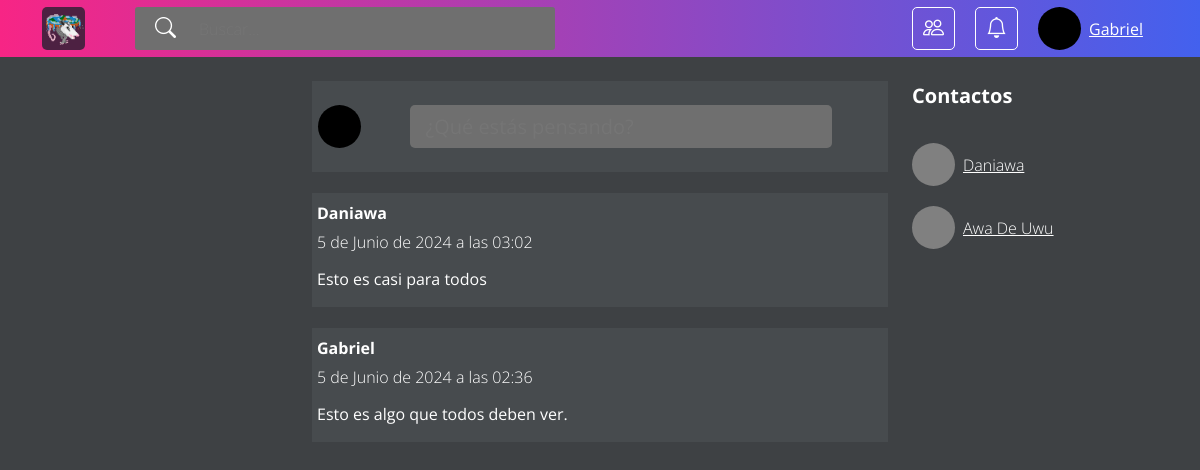
The page /verActividad/ (signed in) on the database its author committed.
### Publicar/models.py (models this page shows)
class Post(models.Model):
    usuario = models.ForeignKey(User, on_delete=models.CASCADE)
    texto = models.CharField(max_length=500)
    imagen = models.ImageField(default='null', upload_to='posts')
    enlace = models.URLField(max_length=200, default='null')
    fecha_creacion = models.DateTimeField(auto_now_add=True)

### SolicitudAmistad/models.py (models this page shows, shortened)
class Amistad(models.Model):
    emisor = models.ForeignKey(User, on_delete=models.CASCADE, related_name="emisor", null=True)
    receptor = models.ForeignKey(User, on_delete=models.CASCADE, related_name="receptor", null=True)
    aceptada = models.BooleanField(default=False)

### VerActividad/views.py (the view)
# urls.py: path('', views.index, name='index'),
@login_required
def index(request):
    amigos = Amistad.objects.filter(Q(emisor=request.user) | Q(receptor=request.user)).exclude(aceptada=False)
    post_amigos = amigos.values_list('receptor', flat=True).union(amigos.values_list('emisor', flat=True))
    posts = Post.objects.filter(usuario__in=post_amigos).order_by('-fecha_creacion')
    return render(request, 'VerActividad.html', {
        'posts': posts,
        'amigos': amigos,
    })

### templates/VerActividad.html (shortened to what this page needs)
{% extends 'layout/inner.html' %}
{% block content %}
<div class="timeline">
  <div class="publicar" id="publicar">
    <div class="publicar__foto"></div>
    <a href="#" data-bs-toggle="modal" data-bs-target="#modal-publicar">
      <input class="publicar__entrada text-white" type="text" placeholder="¿Qué estás pensando?">
    </a>
  </div>
  <div class="posts" id="posts">
    {% if posts %}
      {% for post in posts %}
        <div class="post">
          <div class="post__usuario">{{ post.usuario }}</div>
          <div class="post__fecha">{{ post.fecha_creacion }}</div>
          <p class="post__texto">{{ post.texto }}</p>
        </div>
      {% endfor %}
    {% endif %}
  </div>
</div>
{% endblock %}

### templates/layout/inner.html (shortened to what this page needs)
{% load static %}
<!DOCTYPE html>
<html>
  <head>
    <link rel="stylesheet" href="{% static 'public/index.css' %}">
    <link rel="stylesheet" href="{% static 'public/bs/bootstrap.min.css' %}">
    <link rel="stylesheet" href="https://cdn.jsdelivr.net/npm/bootstrap-icons@1.11.3/font/bootstrap-icons.min.css">
  </head>
  <body>
    <div id="app">
      <header class="fixed-top">
        <div class="container-fluid">
          <div class="cabecera row">
            <div class="col-9">
              <div class="cabecera__columna">
                <a class="cabecera__icono" href="{% url 'VerActividad:index' %}">
                  <img src="{% static 'images/inicio.jpeg' %}" alt="">
                </a>
                <div class="buscar">
                  <i class="bi bi-search"></i>
                  <input class="cabecera__busqueda" type="search" name="" placeholder="Buscar...">
                </div>
              </div>
            </div>
            <div class="col-3">
              <div class="cabecera__columna">
                {% if request.user.is_superuser%}
                <div class="cabecera__btn">
                  <a href="{% url 'Administracion:base' %}">
                    <i class="bi bi-people"></i>
                  </a>
                </div>
                {% endif %}
                <div class="cabecera__btn">
                  <a href="{% url 'SolicitudAmistad:notificaciones' %}"><i class="bi bi-bell"></i></a>
                </div>
                <div class="perfil">
                  <div class="perfil__foto"></div>
                  <div class="perfil__nombre">{{user.username}}</div>
                </div>
              </div>
            </div>
          </div>
        </div>
      </header>
      <div class="cuerpo container-fluid">
        <div class="row justify-content-between">
          <aside class="col-3"></aside>
          <main class="col-6">
            {% block content %}{% endblock %}
          </main>
          <aside class="contactos col-3">
            {% if amigos %}
            <div class="contactos__titulo">Contactos</div>
            <div class="contactos__lista">
              {% for amigo in amigos %}
              <div class="contacto">
                <div class="contacto__foto"></div>
                {% if amigo.emisor != request.user %}
                  <a class="contacto__nombre" href="#">{{amigo.emisor}}</a>
                {% else %}
                  <a class="contacto__nombre" href="#">{{amigo.receptor}}</a>
                {% endif %}
              </div>
              {% endfor %}
            </div>
            {% endif %}
          </aside>
        </div>
      </div>
    </div>
  </body>
</html>

### static/public/index.css (style rules this page uses)
* { font-family: "Open Sans"; margin: 0; padding: 0; box-sizing: border-box; }
#app { width: 100vw; height: 100vh; position: relative; overflow: hidden; background: #3E4144; }
.cuerpo { margin-top: 81px; color: white; }

### static/public/colores.css (style rules this page uses)
:root { --gris_claro: #666F88; --gris_oscuro: #788199; --azul_oscuro: #4361EE; --azul_claro: #4895EF; --rosa: #F72585; --celeste: #4CC9F0; }

### static/public/cabecera.css (style rules this page uses)
.cabecera { height: 57px; background-image: linear-gradient(90deg, #F72585, #4361EE); }
.cabecera__columna { height: 57px; display: flex; align-items: center; flex-wrap: nowrap; position: relative; }
.buscar { display: flex; align-items: center; position: relative; width: 80%; }
.cabecera__busqueda { width: 60%; height: 43px; margin-left: 20px; padding-left: 64px; background-color: #6F6F6F; border: none; outline: none; border-radius: 3px; color: white; font-size: 16px; font-weight: lighter; }
.bi-search { position: absolute; left: 40px; font-size: 21px; font-weight: lighter; color: white; }
.perfil { width: 132px; height: 43px; display: flex; flex-direction: row; align-items: center; }
.perfil__nombre { color: white; margin-left: 8px; text-decoration: underline; text-transform: capitalize; cursor: pointer; }

### static/public/contactos.css (style rules this page uses)
.contactos { height: 100vh; }
.contactos__titulo { font-size: 20px; font-weight: bold; margin-bottom: 32px; }
.contacto { width: 60%; height: 43px; display: flex; align-items: center; margin-bottom: 20px; }
.contacto__nombre { color: white; margin-left: 8px; font-weight: lighter; text-decoration: underline; text-transform: capitalize; }

### static/public/timeline.css (style rules this page uses)
.timeline { height: 88vh; display: flex; flex-direction: column; align-items: center; overflow: scroll; }
.publicar { width: 625px; min-height: 91px; display: flex; align-items: center; border-radius: 5px; background-color: #474B4E; }
.publicar__foto { width: 43px; height: 43px; border-radius: 50px; background-color: black; margin-left: 30px; margin-right: 0; }
.publicar__entrada { height: 43px; width: 422px; margin-left: 49px; padding-left: 16px; border-radius: 5px; border: none; outline: none; background-color: #6F6F6F; font-size: 20px; font-weight: normal; }
.posts { width: 100%; margin-top: 21px; display: flex; flex-direction: column; justify-content: center; align-items: center; }
.post { width: 626px; background-color: #474B4E; margin-bottom: 21px; border-radius: 5px; }
.post__usuario { margin-left: 30px; margin-top: 8px; margin-bottom: 5px; font-weight: bold; }
.post__fecha { margin-left: 30px; font-weight: lighter; }
.post__texto { margin-left: 30px; margin-top: 13px; }

### rows shown on the page
Post: usuario "Daniawa", fecha_creacion "5 de Junio de 2024 a las 03:02", texto "Esto es casi para todos"
Post: usuario "Gabriel", fecha_creacion "5 de Junio de 2024 a las 02:36", texto "Esto es algo que todos deben ver."
Amistad: receptor "Daniawa"
Amistad: receptor "Awa De Uwu"

### other values the page prints
{{ user.username }} "Gabriel"
